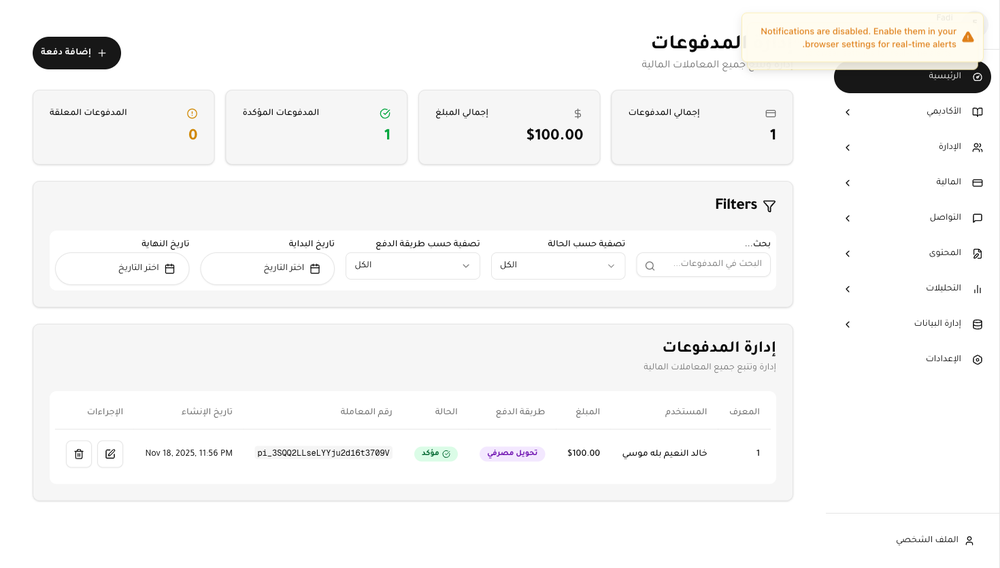
#> input picture 1-applications.png, 1000 x 568 px, shrunk from 1470 x 835 before the run
$ python reveal_text.py ../1-applications.png ../2-payments.png
#> lines starting #> are read from the running program, lines starting #| are printed output that depends on the picture
import sys
from PIL import Image, ImageEnhance, ImageOps

def reveal_hidden_text(image_path, output_path):
#> called with image_path = '../1-applications.png', output_path = '../2-payments.png'
    try:
        img = Image.open(image_path).convert("RGBA")

        # Split into bands
        r, g, b, a = img.split()
#> a: PIL image 1000x568 L; every value is 255

        # Create a mask for very light pixels (near white)
        # We want to darken 'white' text on 'white' background if there's a slight difference
        # Or if text is white and background is transparent/white.

        # Approach 1: High contrast on luminance
        gray = img.convert("L")
        # Increase contrast significantly
        enhancer = ImageEnhance.Contrast(gray)
        high_contrast = enhancer.enhance(5.0) # Boost contrast
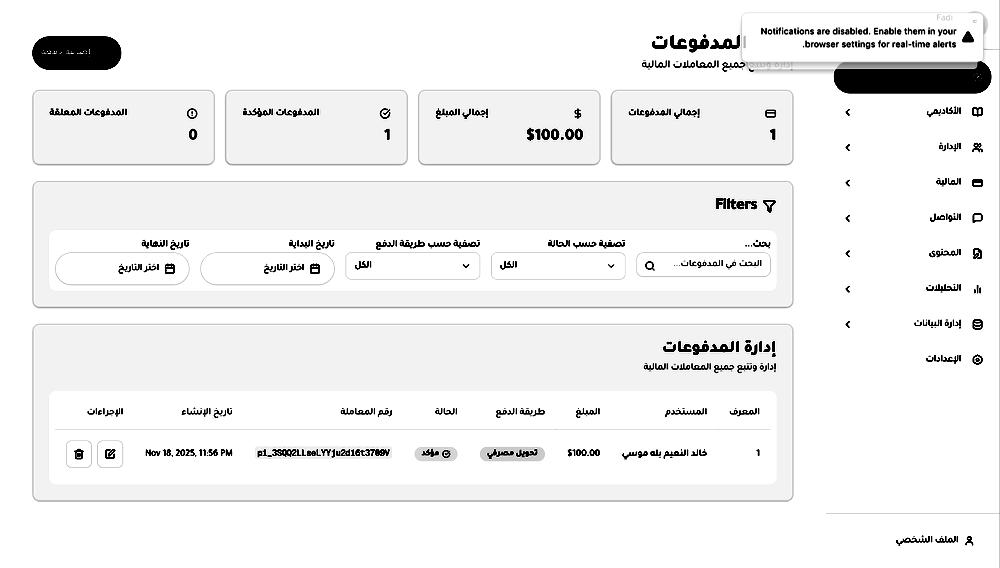
#> high_contrast: PIL image 1000x568 L; min 0, max 255, mean 241.2

        # Approach 2: If text is white (255,255,255) and bg is slightly off-white (e.g. 250,250,250)
        # We can map ranges.

        # Let's simple try to extract edges or boost contrast of the grayscale
        high_contrast.save(output_path)
        print(f"Processed image saved to {output_path}")

    except Exception as e:
        print(f"Error: {e}")

if __name__ == "__main__":
    if len(sys.argv) < 3:
        print("Usage: python reveal_text.py <input_path> <output_path>")
    else:
        reveal_hidden_text(sys.argv[1], sys.argv[2])

$ run again, on 3-announcements.png
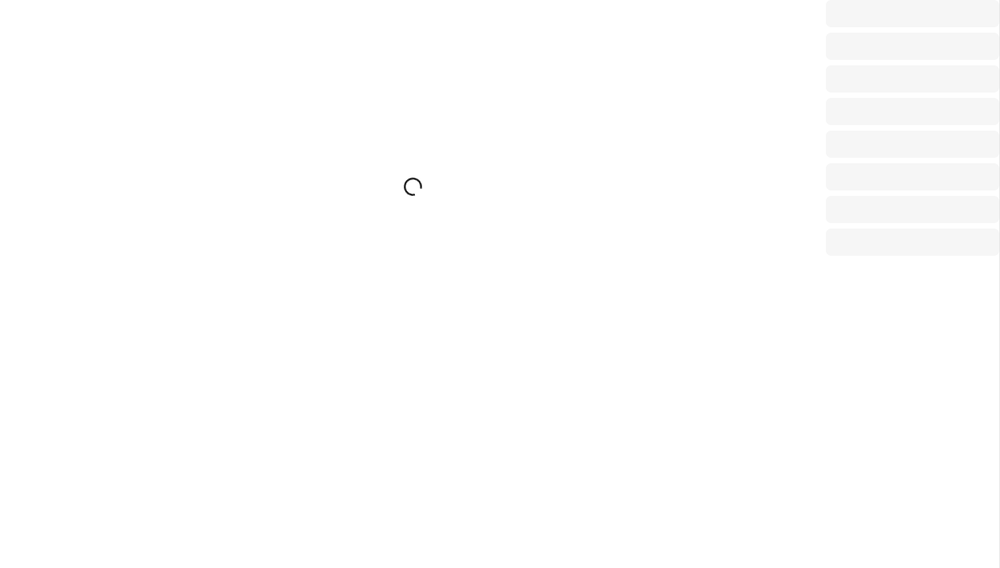
#> input picture 3-announcements.png, 1000 x 568 px, shrunk from 1470 x 835 before the run
#> a: PIL image 1000x568 L; every value is 255
#> in reveal_hidden_text, `high_contrast = enhancer.enhance(5.0)`:
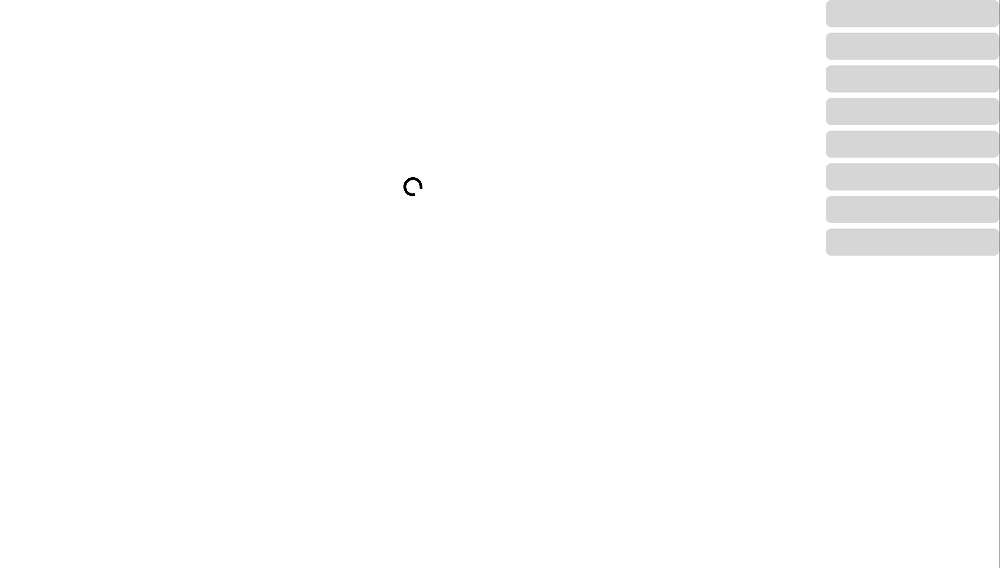
#> high_contrast: PIL image 1000x568 L; min 0, max 255, mean 252.1

$ run again, on 4-exams.png
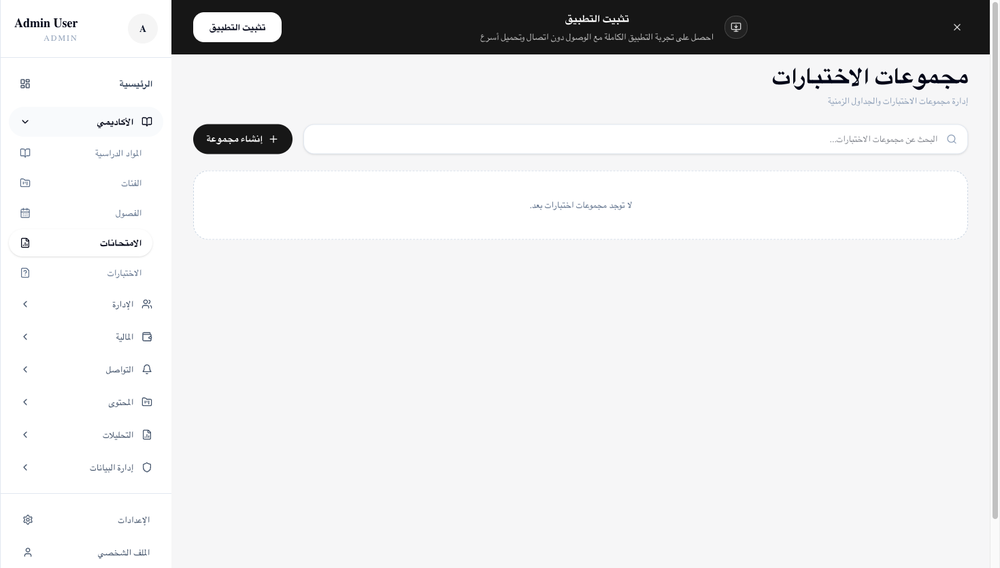
#> input picture 4-exams.png, 1000 x 568 px, shrunk from 1470 x 835 before the run
#> a: PIL image 1000x568 L; every value is 255
#> in reveal_hidden_text, `high_contrast = enhancer.enhance(5.0)`:
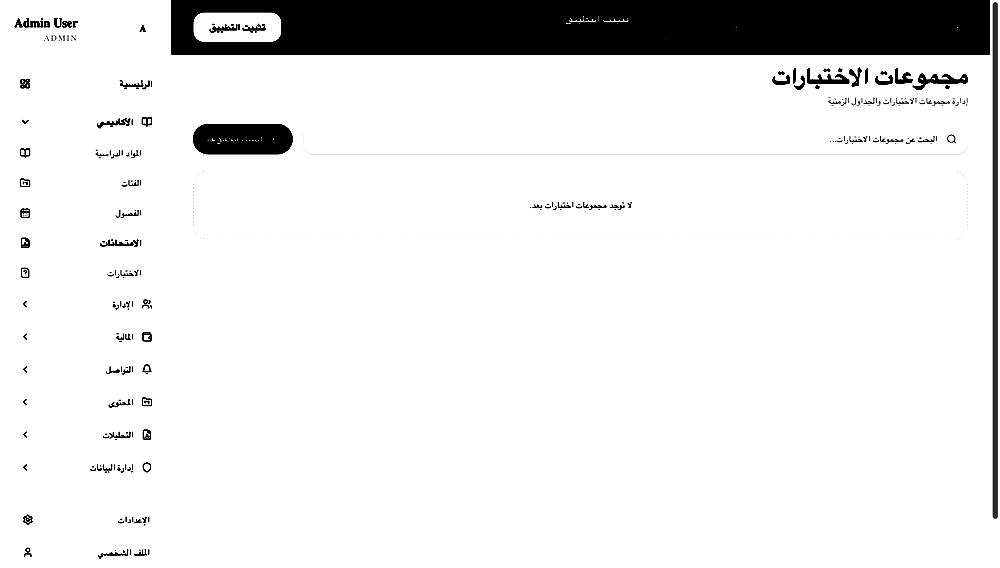
#> high_contrast: PIL image 1000x568 L; min 0, max 255, mean 231.4

$ run again, on 5-quizzes.png
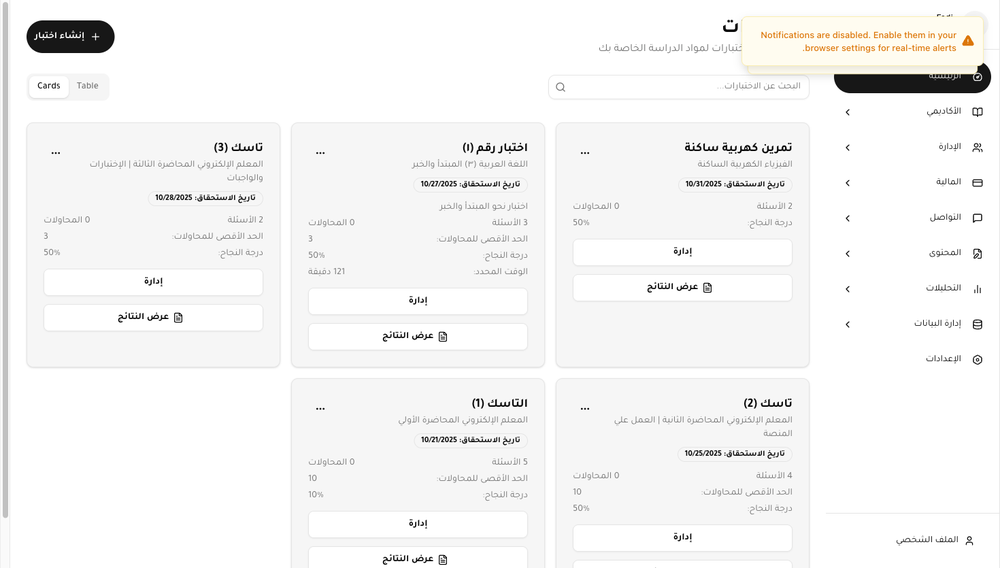
#> input picture 5-quizzes.png, 1000 x 568 px, shrunk from 1470 x 835 before the run
#> a: PIL image 1000x568 L; every value is 255
#> in reveal_hidden_text, `high_contrast = enhancer.enhance(5.0)`:
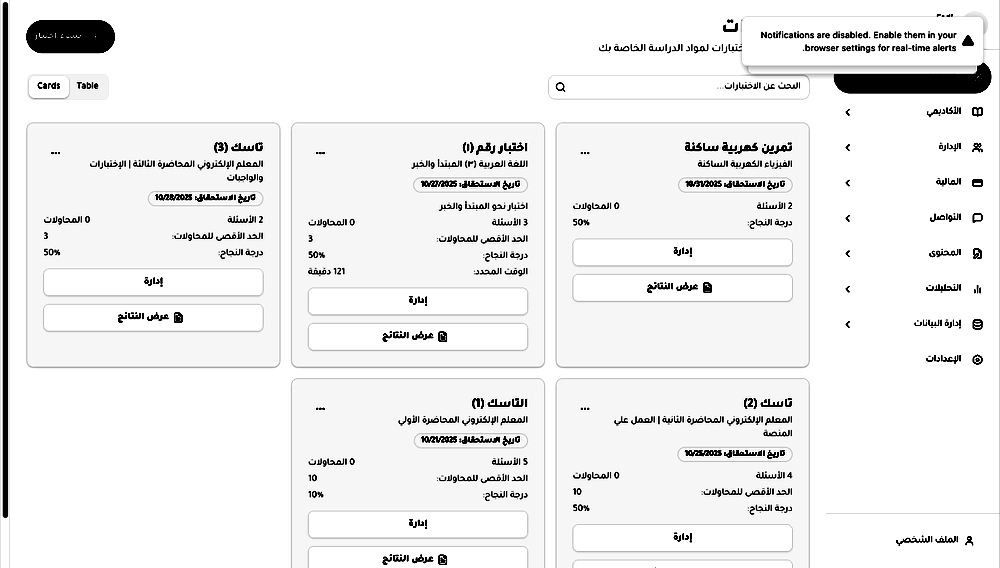
#> high_contrast: PIL image 1000x568 L; min 0, max 255, mean 239
